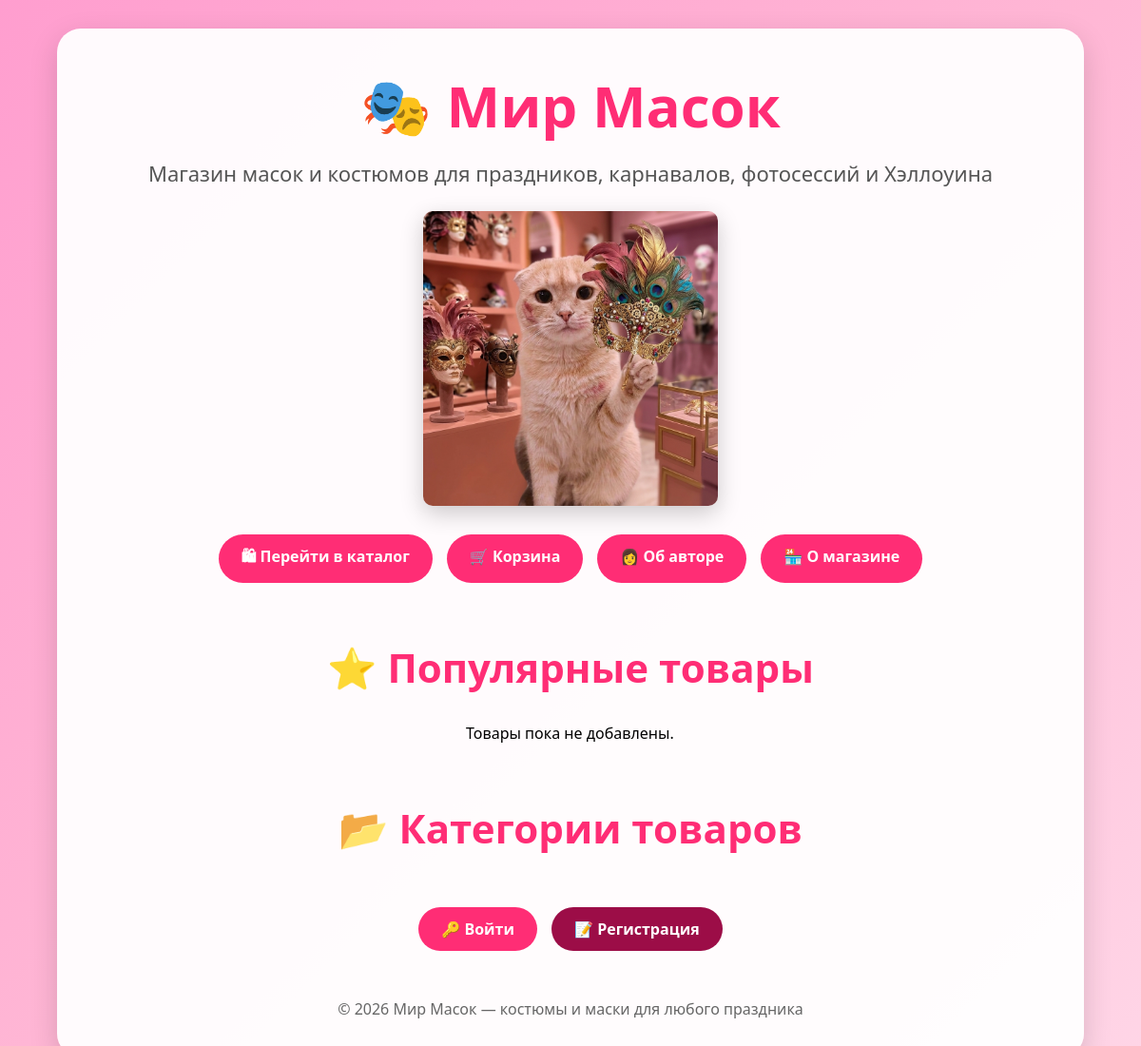
/, run on an earlier commit of the app's database.
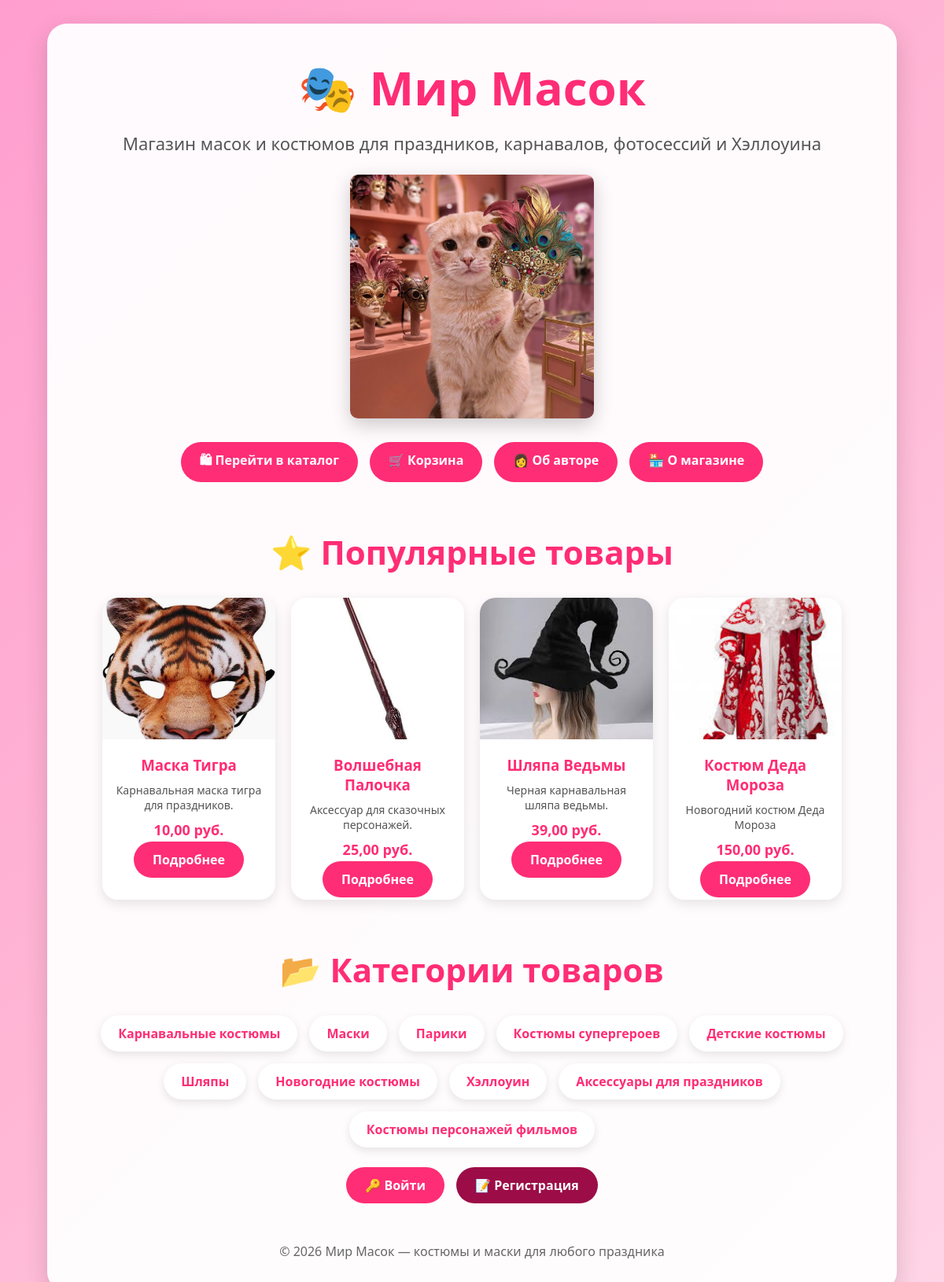
And on a later commit of the database.
### store/models.py (models this page shows, shortened)
class Product(models.Model):
    name = models.CharField(
        max_length=200,
        verbose_name="Название"
    )
    description = models.TextField(
        verbose_name="Описание"
    )
    photo = models.ImageField(
        upload_to="products/",
        verbose_name="Фото товара"
    )
    price = models.DecimalField(
        max_digits=10,
        decimal_places=2,
        validators=[MinValueValidator(0)],
        verbose_name="Цена"
    )
    stock_quantity = models.IntegerField(
        validators=[MinValueValidator(0)],
        verbose_name="Количество на складе"
    )
    categories = models.ManyToManyField(
    Category,
    verbose_name="Категории товаров"
)
    manufacturer = models.ForeignKey(
        Manufacturer,
        on_delete=models.CASCADE,
        verbose_name="Производитель"
    )
    class Meta:
        verbose_name = "Товар"
        verbose_name_plural = "Товары"

class Category(models.Model):
    name = models.CharField(
        max_length=100,
        verbose_name="Название"
    )
    description = models.TextField(
        blank=True,
        verbose_name="Описание"
    )
    class Meta:
        verbose_name = "Категория товара"
        verbose_name_plural = "Категории товаров"

### store/views.py (the view)
# urls.py: path('', views.main_page, name='main'),
def main_page(request):
    products = Product.objects.order_by('-id')[:4]
    categories = Category.objects.all()
    return render(
        request,
        'store/index.html',
        {
            'products': products,
            'categories': categories
        }
    )

### store/templates/store/index.html (shortened to what this page needs)
{% load static %}
<!DOCTYPE html>
<html lang="ru">
<head>
</head>
<body>
<div class="container">
<div class="hero">
    <h1>🎭 Мир Масок</h1>
    <p>
        Магазин масок и костюмов для праздников,
        карнавалов, фотосессий и Хэллоуина
    </p>
    <img
        src="{% static 'images/chichi.png' %}"
        alt="Мир Масок"
        class="hero-image"
    >
    <div class="buttons">
        <a href="/catalog/" class="btn">
            🛍 Перейти в каталог
        </a>
        <a href="/cart/" class="btn">
            🛒 Корзина
        </a>
        <a href="/about/" class="btn">
            👩 Об авторе
        </a>
        <a href="/shop-info/" class="btn">
            🏪 О магазине
        </a>
    </div>
</div>
<h2 class="section-title">
    ⭐ Популярные товары
</h2>
<div class="products-grid">
    {% for product in products %}
    <div class="product-card">
        {% if product.photo %}
        <img
            src="{{ product.photo.url }}"
            alt="{{ product.name }}"
        >
        {% endif %}
        <div class="product-info">
            <h3>{{ product.name }}</h3>
            <p>
                {{ product.description|truncatechars:50 }}
            </p>
            <div class="price">
                {{ product.price }} руб.
            </div>
            <a
                href="{% url 'product_detail' product.id %}"
                class="btn"
            >
                Подробнее
            </a>
        </div>
    </div>
    {% empty %}
    <p>Товары пока не добавлены.</p>
    {% endfor %}
</div>
<h2 class="section-title">
    📂 Категории товаров
</h2>
<div class="categories">
    {% for category in categories %}
    <a
        href="{% url 'catalog' %}?category={{ category.id }}"
        class="category-btn"
    >
        {{ category.name }}
    </a>
    {% endfor %}
</div>
{% if user.is_authenticated %}
<div class="user-box">
    <p>
        👋 Добро пожаловать,
        <b>{{ user.username }}</b>
    </p>
    <br>
    <form action="{% url 'logout' %}" method="post">
        {% csrf_token %}
        <button
            type="submit"
            class="btn"
        >
            🚪 Выйти
        </button>
    </form>
</div>
{% else %}
<div class="buttons">
    <a
        href="{% url 'login' %}"
        class="btn"
    >
        🔑 Войти
    </a>
    <a
        href="{% url 'register' %}"
        class="btn register-btn"
    >
        📝 Регистрация
    </a>
</div>
{% endif %}
<footer>
    © 2026 Мир Масок — костюмы и маски для любого праздника
</footer>
</div>
</body>
</html>

### store/templates/store/index.html (style rules this page uses)
* { margin:0; padding:0; box-sizing:border-box; }
body { font-family:'Segoe UI',sans-serif; background:linear-gradient( 135deg, #ff9ecf, #ffb7d5, #ffd6e7 ); }
.container { width:90%; max-width:1200px; margin:30px auto; background:rgba(255,255,255,.95); border-radius:25px; padding:40px; box-shadow: 0 10px 30px rgba(0,0,0,.15); position:relative; }
.hero { text-align:center; }
.hero h1 { color:#ff2d75; font-size:60px; margin-bottom:15px; }
.hero p { color:#555; font-size:22px; margin-bottom:25px; }
.hero-image { width:310px; height:310px; object-fit:cover; object-position:center 60%; border-radius:10px; box-shadow: 0 8px 25px rgba(0,0,0,.2); }
.buttons { margin-top:25px; display:flex; justify-content:center; flex-wrap:wrap; gap:15px; }
.btn { text-decoration:none; background:#ff2d75; color:white; padding:12px 24px; border:none; border-radius:50px; font-weight:600; cursor:pointer; transition:.3s; }
.section-title { text-align:center; color:#ff2d75; margin-top:60px; margin-bottom:30px; font-size:42px; }
.products-grid { display:grid; grid-template-columns: repeat(auto-fit,minmax(200px,220px)); justify-content:center; gap:20px; }
.product-card { background:white; border-radius:20px; overflow:hidden; box-shadow: 0 5px 15px rgba(0,0,0,.1); transition:.3s; }
.product-card img { width:100%; height:180px; object-fit:cover; }
.product-info { padding:15px; text-align:center; }
.product-info h3 { color:#ff2d75; margin-bottom:10px; }
.product-info p { color:#555; font-size:14px; margin-bottom:10px; }
.price { color:#ff2d75; font-size:18px; font-weight:bold; margin-bottom:15px; }
.categories { display:flex; justify-content:center; flex-wrap:wrap; gap:15px; }
.category-btn { text-decoration:none; background:white; color:#ff2d75; padding:12px 22px; border-radius:30px; font-weight:bold; box-shadow: 0 4px 12px rgba(0,0,0,.1); transition:.3s; }
.register-btn { background:#9c0d47; }
footer { margin-top:50px; text-align:center; color:#666; }

What changed in the data, as far as the page shows it:
added Product: photo (picture), name "Маска Тигра", description "Карнавальная маска тигра для праздников.", price "10,00"
added Product: photo (picture), name "Волшебная Палочка", description "Аксессуар для сказочных персонажей.", price "25,00"
added Product: photo (picture), name "Шляпа Ведьмы", description "Черная карнавальная шляпа ведьмы.", price "39,00"
added Product: photo (picture), name "Костюм Деда Мороза", description "Новогодний костюм Деда Мороза", price "150,00"
added Category: name "Карнавальные костюмы"
added Category: name "Маски"
added Category: name "Парики"
added Category: name "Костюмы супергероев"
added Category: name "Детские костюмы"
added Category: name "Шляпы"
added Category: name "Новогодние костюмы"
added Category: name "Хэллоуин"
added Category: name "Аксессуары для праздников"
added Category: name "Костюмы персонажей фильмов"
Also different on the page:
text no longer shown: "Товары пока не добавлены."
